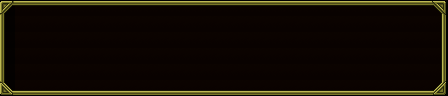

Tiled map render using the project's own tile images. Description and the map definition, with tile-layer contents summarised, below:
An orthogonal 28x6 tile map with 16x16 px tiles, 2 tile layers (behind, front).

<map version="1.0" orientation="orthogonal" width="28" height="6" tilewidth="16" tileheight="16">
 <tileset firstgid="1" name="Window_a_00" tilewidth="16" tileheight="16">
  <tileoffset x="-1" y="0" />
  <image source="Window_a_00.png" width="128" height="128" />
 </tileset>
 <layer name="behind" width="28" height="6" opacity="0.62">
  <data>[168 cells, 168 non-empty, 1 distinct tile ids]</data>
 </layer>
 <layer name="front" width="28" height="6">
  <data>[168 cells, 64 non-empty, 8 distinct tile ids]</data>
 </layer>
</map>
